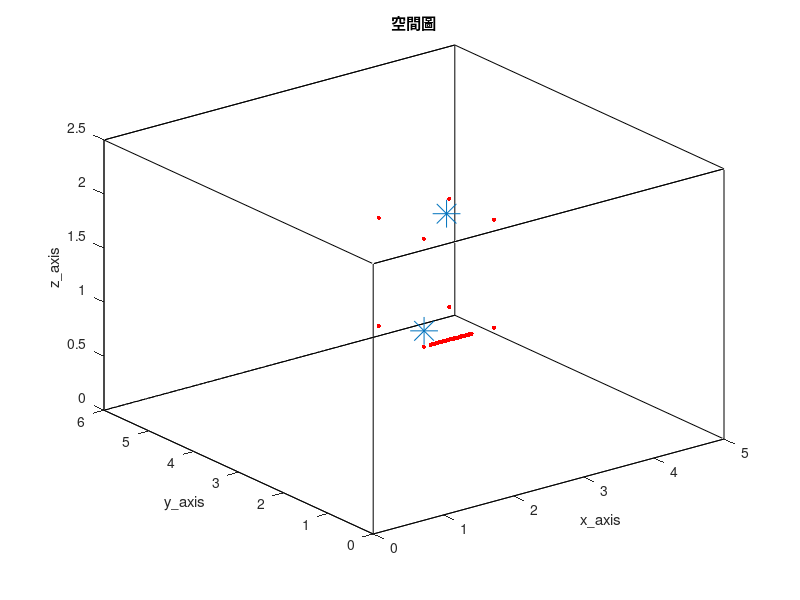

Write the MATLAB code that produced this figure. (Note: this script raises an error after producing the figure.)
clc; clear;
close all;

% 加入資料夾 %
addpath('wpe_v1.33')

tic

%% RIR parameter %%
SorNum = 2;                                              % source number
MicNum_TDOA = 8;                                         % TDOA麥克風數量
MicNum = 38;                                             % number of microphone
c = 343;                                                 % Sound velocity (m/s)
fs = 16000;                                              % Sample frequency (samples/s)

% distributed 8 mic %
mic_x = [ 200 ; 300 ; 300 ; 200 ; 200 ; 300 ; 300 ; 200 ]./100;
mic_y = [ 200 ; 200 ; 300 ; 300 ; 200 ; 200 ; 300 ; 300 ]./100;
mic_z = [ 100 ; 100 ; 100 ; 100 ; 200 ; 200 ; 200 ; 200 ]./100;
MicPos = [mic_x, mic_y, mic_z,];

% ULA 30 mics %
MicStart = [210, 200, 100]/100;
spacing = 0.02;
for i = MicNum_TDOA+1:MicNum
    MicPos(i, :) = [MicStart(1, 1)+(i-(MicNum_TDOA+1))*spacing, MicStart(1, 2), MicStart(1, 3)];
end

SorPos = [210, 215, 110; 290, 290, 190]/100;                            % source position (m)
room_dim = [500, 600, 250]/100;                          % Room dimensions [x y z] (m)
%%%%%%%%%%%%%%%%%%%%%%%%%%%%%%%%%%%%%%%%%%%%%%%%%%%%%%%%%%%%%%%%%%%%%%%%%%%%%%%%%%%%%%%%%%%%%%%%%%%%%%%%%%%%%%%%%%%
reverberation_time = 0.2;                                % Reverberation time (s)
points_rir = 2048;                                       % Number of rir points (需比 reverberation time 還長)
look_mic = 10;
%%%%%%%%%%%%%%%%%%%%%%%%%%%%%%%%%%%%%%%%%%%%%%%%%%%%%%%%%%%%%%%%%%%%%%%%%%%%%%%%%%%%%%%%%%%%%%%%%%%%%%%%%%%%%%%%%%%
mtype = 'omnidirectional';                               % Type of microphone
order = -1;                                              % -1 equals maximum reflection order!
dim = 3;                                                 % Room dimension
orientation = 0;                                         % Microphone orientation (rad)
hp_filter = 1;                                           % Disable high-pass filter

% 畫空間圖 %
figure(1);
plot3( [0 room_dim(1, 1) room_dim(1, 1) 0 0 0 room_dim(1, 1) room_dim(1, 1) 0 0 room_dim(1, 1) room_dim(1, 1) 0 0 room_dim(1, 1) room_dim(1, 1)], ...
       [0 0 room_dim(1, 2) room_dim(1, 2) 0 0 0 room_dim(1, 2) room_dim(1, 2) room_dim(1, 2) room_dim(1, 2) room_dim(1, 2) room_dim(1, 2) 0 0 0], ...
       [0 0 0 0 0 room_dim(1, 3) room_dim(1, 3) room_dim(1, 3) room_dim(1, 3) 0 0 room_dim(1, 3) room_dim(1, 3) room_dim(1, 3) room_dim(1, 3) 0] , 'k')
hold on
plot3(MicPos(:, 1), MicPos(:, 2), MicPos(:, 3), 'r.', 'MarkerSize', 10)
hold on
plot3(SorPos(:, 1), SorPos(:, 2), SorPos(:, 3), '*', 'MarkerSize', 20)
hold off
xlabel('x\_axis')
ylabel('y\_axis')
zlabel('z\_axis')
title('空間圖')
shg

%% generate ground-truth RIR (h) %%
% 產生 RIR 和存.mat 檔 %
h = zeros(MicNum, SorNum, points_rir);
h(:, 1, :) = rir_generator(c, fs, MicPos, SorPos(1, :), room_dim, reverberation_time, points_rir, mtype, order, dim, orientation, hp_filter);
h(:, 2, :) = rir_generator(c, fs, MicPos, SorPos(2, :), room_dim, reverberation_time, points_rir, mtype, order, dim, orientation, hp_filter);
rir_filename_str = ['h_TIKR\h_', string(reverberation_time), 'x', string(MicNum), 'x', string(SorNum), 'x', string(points_rir), '.mat'];
rir_filemane = join(rir_filename_str, '');
save(rir_filemane, 'h')

% load RIR 的 .mat 檔 %
rir_filename_str = ['h_TIKR\h_', string(reverberation_time), 'x', string(MicNum), 'x', string(SorNum), 'x', string(points_rir), '.mat'];
rir_filemane = join(rir_filename_str, '');
load(rir_filemane)

% 畫 ground-truth RIR time plot %
figure(2)
subplot(2, 1, 1);
plot(squeeze(h(look_mic, 1, :)).', 'r');
title('source RIR')
xlabel('points')
ylabel('amplitude')

subplot(2, 1, 2);
plot(squeeze(h(look_mic, 2, :)).', 'r');
title('interferer RIR')
xlabel('points')
ylabel('amplitude')
shg

%% window parameter %%
NFFT = 1024;
hopsize = 256;

% windows %
win = hamming(NFFT);
osfac = round(NFFT/hopsize);

frequency = NFFT/2 + 1;
L = length(hopsize:hopsize:points_rir+2*NFFT-2);    % (len(win) + len(win) - 1) + points_rir - 1
L_vector = 1:1:L;
freqs_vector = linspace(0, fs/2, frequency);

%% 讀音檔 (source) %%
Second = 23;
SorLen =  Second*fs;

% load speech source %
source_transpose = zeros(SorLen, SorNum);
[source_transpose(:, 1), ~] = audioread('245.wav', [1, SorLen]);
[source_transpose(:, 2), ~] = audioread('313.wav', [1, SorLen]);% speech source
source = source_transpose.';

%% compute source signal for frequency (S) %%
% source 轉頻域 %
source_transpose = source.';
[S, ~, ~] = stft(source_transpose, fs, Window=win, OverlapLength=NFFT-hopsize, FFTLength=NFFT, FrequencyRange='onesided');

NumOfFrame = size(S, 2);
NumOfFrame_vector = 1:1:NumOfFrame;

%% 產生麥克風訊號，先在時域上 convolution 再做 stft %%
% convolution source and RIR %
hs_source = zeros(MicNum, points_rir+SorLen-1);
hs_interferer = zeros(MicNum, points_rir+SorLen-1);
for i = 1 : MicNum
    hs_source(i, :) = conv(squeeze(h(i, 1, :)).', source(1, :));
    hs_interferer(i, :) = conv(squeeze(h(i, 2, :)).', source(2, :));
end

hs_noisy = hs_source + hs_interferer;

% 從 hs 擷取需要的麥克風信號 y %
extra_delay = (ceil(NFFT/hopsize) - 1)*hopsize;    % put delay for equilization between time convolution and CTF

y_source_delay = zeros(MicNum, SorLen);
y_source_delay(:, extra_delay+1:end) = hs_source(:, 1:SorLen-extra_delay);
y_source_nodelay = hs_source(:, 1:SorLen);

y_interferer_delay = zeros(MicNum, SorLen);
y_interferer_delay(:, extra_delay+1:end) = hs_interferer(:, 1:SorLen-extra_delay);
y_interferer_nodelay = hs_interferer(:, 1:SorLen);

y_noisy = hs_noisy(:, 1:SorLen);

% 各種 y 轉頻域 %
[Y_source_delay, ~, ~] = stft(y_source_delay.', fs, Window=win, OverlapLength=NFFT-hopsize, FFTLength=NFFT, FrequencyRange='onesided');
[Y_interferer_delay, ~, ~] = stft(y_interferer_delay.', fs, Window=win, OverlapLength=NFFT-hopsize, FFTLength=NFFT, FrequencyRange='onesided');


%% WPE %%
% do wpe %
y_source_wpe = wpe(y_source_nodelay.', 'wpe_parameter.m');
y_source_wpe = y_source_wpe.';

y_interferer_wpe = wpe(y_interferer_nodelay.', 'wpe_parameter.m');
y_interferer_wpe = y_interferer_wpe.';

% 存 wpe mat %
y_wpe_filename_str = ['y_TIKR\y_source_wpe-', string(reverberation_time), '.mat'];
y_wpe_filename = join(y_wpe_filename_str, '');
save(y_wpe_filename, 'y_source_wpe')

y_wpe_filename_str = ['y_TIKR\y_interferer_wpe-', string(reverberation_time), '.mat'];
y_wpe_filename = join(y_wpe_filename_str, '');
save(y_wpe_filename, 'y_interferer_wpe')

% load y_wpe %
y_wpe_filename_str = ['y_TIKR\y_source_wpe-', string(reverberation_time), '.mat'];
y_wpe_filename = join(y_wpe_filename_str, '');
load(y_wpe_filename);

y_wpe_filename_str = ['y_TIKR\y_interferer_wpe-', string(reverberation_time), '.mat'];
y_wpe_filename = join(y_wpe_filename_str, '');
load(y_wpe_filename);

%% DAS beamformer %%
% 算 mic 與 source 之距離 %
distance = zeros(MicNum, SorNum);
for i = 1 : MicNum
    distance(i, 1) =  sqrt(sum((SorPos(1, :) - MicPos(i, :)).^2));
    distance(i, 2) =  sqrt(sum((SorPos(2, :) - MicPos(i, :)).^2));
end

% 算 freefield ATF %
a = zeros(MicNum, SorNum, frequency);
for n = 1:frequency
    omega = 2*pi*freqs_vector(n);
    a(:, 1, n) = exp(-1j*omega/c*distance(:, 1))./distance(:, 1);
    a(:, 2, n) = exp(-1j*omega/c*distance(:, 2))./distance(:, 2);
end

% 算 DAS weight %
w = a/MicNum;

% 算 Y_DAS %
[Y_source_wpe, ~, ~] = stft(y_source_wpe.', fs, Window=win, OverlapLength=NFFT-hopsize, FFTLength=NFFT, FrequencyRange='onesided');
[Y_interferer_wpe, ~, ~] = stft(y_interferer_wpe.', fs, Window=win, OverlapLength=NFFT-hopsize, FFTLength=NFFT, FrequencyRange='onesided');

S_source_DAS = zeros(frequency, NumOfFrame);
S_interferer_DAS = zeros(frequency, NumOfFrame);
for FrameNo= 1:NumOfFrame
    for n = 1: frequency
         S_source_DAS(n, FrameNo) = w(:, 1, n)'*squeeze(Y_source_wpe(n, FrameNo, :));
         S_interferer_DAS(n, FrameNo) = w(:, 2, n)'*squeeze(Y_interferer_wpe(n, FrameNo, :));
    end  

end

%% predict CTF with Kalman filter (A) %%
start_ini_frame = L;
ini_frame = NumOfFrame;

% Kalman filter %
A_source = zeros(MicNum, L, frequency);
A_interferer = zeros(MicNum, L, frequency);

parfor i = 1:MicNum
    for n =1:frequency
        weight_source = zeros(L, 1);
        weight_interferer = zeros(L, 1);
        P_source = 0.5*eye(L);    % error covariance matrix %
        P_interferer = 0.5*eye(L);    % error covariance matrix %
        K_source = zeros(L, 1);    % Kalman gain %
        K_interferer = zeros(L, 1);    % Kalman gain %
        R_source = 10^(-3);    % measurement noise covariance matrix %
        R_interferer = 10^(-3);    % measurement noise covariance matrix %
        for FrameNo = start_ini_frame:ini_frame
            % no time update only have measurement update %
            K_source = P_source*flip(S_source_DAS(n, FrameNo-L+1:FrameNo).')*inv(conj(flip(S_source_DAS(n, FrameNo-L+1:FrameNo)))*P_source*flip(S_source_DAS(n, FrameNo-L+1:FrameNo).') + R_source);
            K_interferer = P_interferer*flip(S_interferer_DAS(n, FrameNo-L+1:FrameNo).')*inv(conj(flip(S_interferer_DAS(n, FrameNo-L+1:FrameNo)))*P_interferer*flip(S_interferer_DAS(n, FrameNo-L+1:FrameNo).') + R_interferer);
            weight_source = weight_source + K_source*(conj(Y_source_delay(n, FrameNo, i)) - conj(flip(S_source_DAS(n, FrameNo-L+1:FrameNo)))*weight_source);
            weight_interferer = weight_interferer + K_interferer*(conj(Y_interferer_delay(n, FrameNo, i)) - conj(flip(S_interferer_DAS(n, FrameNo-L+1:FrameNo)))*weight_interferer);
            P_source = P_source - K_source*conj(flip(S_source_DAS(n, FrameNo-L+1:FrameNo)))*P_source;
            P_interferer = P_interferer - K_interferer*conj(flip(S_interferer_DAS(n, FrameNo-L+1:FrameNo)))*P_interferer;
        end
    
        A_source(i, :, n) = weight_source';
        A_interferer(i, :, n) = weight_interferer';
    end

end

%% A 轉回時域且算 NRMSPM (A_tdomain NRMSPM) %%
A_source_forrecon = zeros(frequency, L, MicNum);
A_interferer_forrecon = zeros(frequency, L, MicNum);

for i = 1 : MicNum
    A_source_forrecon(:, :, i) = squeeze(A_source(i, :, :)).';
    A_interferer_forrecon(:, :, i) = squeeze(A_interferer(i, :, :)).';
end

A_source_tdomain = reconstruct_RIR_normalwindow(points_rir, NFFT, hopsize, L, win, fs, frequency, MicNum, A_source_forrecon);
A_interferer_tdomain = reconstruct_RIR_normalwindow(points_rir, NFFT, hopsize, L, win, fs, frequency, MicNum, A_interferer_forrecon);
A_source_tdomain = A_source_tdomain(:, hopsize*(osfac-1)+1:end);
A_interferer_tdomain = A_interferer_tdomain(:, hopsize*(osfac-1)+1:end);
ratio_A_source_tdomain = zeros(MicNum, 1);
ratio_A_interferer_tdomain = zeros(MicNum, 1);
for i = 1:MicNum
    ratio_A_source_tdomain(i, :) = max(abs(h(i, 1, :)))/max(abs(A_source_tdomain(i, :)));
    ratio_A_interferer_tdomain(i, :) = max(abs(h(i, 2, :)))/max(abs(A_interferer_tdomain(i, :)));
end

A_source_tdomain = A_source_tdomain.*ratio_A_source_tdomain;
A_interferer_tdomain = A_interferer_tdomain.*ratio_A_interferer_tdomain;

% 畫 A_tdomain time plot
figure(3)
subplot(2, 1, 1);
plot(squeeze(h(look_mic, 1, :)).', 'r');
hold on
plot(A_source_tdomain(look_mic, :), 'b');
hold off
title('estimated source RIR')
legend('ground-truth RIR', 'estimated RIR')
xlabel('points')
ylabel('amplitude')
shg

subplot(2, 1, 2);
plot(squeeze(h(look_mic, 2, :)).', 'r');
hold on
plot(A_interferer_tdomain(look_mic, :), 'b');
hold off
title('estimated interferer RIR')
legend('ground-truth RIR', 'estimated RIR')
xlabel('points')
ylabel('amplitude')
shg

%  算 NRMSPM %
h_NRMSPM = reshape(squeeze(h(:, 1, :)).', [MicNum*points_rir 1]);
aa_NRMSPM = reshape(A_source_tdomain.', [MicNum*points_rir 1]);
NRMSPM_source = 20*log10(norm(h_NRMSPM-h_NRMSPM.'*aa_NRMSPM/(aa_NRMSPM.'*aa_NRMSPM)*aa_NRMSPM)/norm(h_NRMSPM));

h_NRMSPM = reshape(squeeze(h(:, 2, :)).', [MicNum*points_rir 1]);
aa_NRMSPM = reshape(A_interferer_tdomain.', [MicNum*points_rir 1]);
NRMSPM_interferer = 20*log10(norm(h_NRMSPM-h_NRMSPM.'*aa_NRMSPM/(aa_NRMSPM.'*aa_NRMSPM)*aa_NRMSPM)/norm(h_NRMSPM));

%%  source seperation with TIKR (source_TIKR) %%
% A_tdomain 轉頻域 %
frequency_ATF = points_rir/2 + 1;
ATF = zeros(MicNum, SorNum, frequency_ATF);
ATF_temp = fft(A_source_tdomain, points_rir, 2);
ATF(:, 1, :) = ATF_temp(:, 1:frequency_ATF);
ATF_temp = fft(A_interferer_tdomain, points_rir, 2);
ATF(:, 2, :) = ATF_temp(:, 1:frequency_ATF);

% noisy 麥克風訊號轉 stft %
[Y_noisy, ~, ~] = stft(y_noisy.', fs, Window=hamming(points_rir), OverlapLength=points_rir-points_rir/4, FFTLength=points_rir, FrequencyRange='onesided');
NumOfFrame_ATF =  size(Y_noisy, 2);

% do TIKR %
beta = 1e-5;
S_TIKR = zeros(frequency_ATF, NumOfFrame_ATF, SorNum);
for n = 1:frequency_ATF
    for FrameNo = 1:NumOfFrame_ATF
        S_TIKR(n, FrameNo, :) = inv(ATF(:, :, n)'*ATF(:, :, n) + beta*eye(SorNum))*ATF(:, :, n)'*squeeze(Y_noisy(n, FrameNo, :));
    end
end

source_TIKR_transpose = istft(S_TIKR, fs, Window=hamming(points_rir), OverlapLength=points_rir-points_rir/4, FFTLength=points_rir, ConjugateSymmetric=true, FrequencyRange='onesided');
source_TIKR = source_TIKR_transpose.';


%%  speech enhancement with MPDR (source_MPDR) %%
MPDR_mode = 'ATF';    % 'ATF' 'RTF' 'freefield_ATF'
if strcmp(MPDR_mode, 'ATF')
    % generate estimated ATF %
    frequency_ATF = points_rir/2 + 1;
    ATF = fft(A_source_tdomain, points_rir, 2);
    ATF = ATF(:, 1:frequency_ATF);

elseif strcmp(MPDR_mode, 'RTF')
    % generate estimated RTF %
    frequency_ATF = points_rir/2 + 1;
    ATF = fft(A_source_tdomain, points_rir, 2);
    ATF = ATF(:, 1:frequency_ATF);
    ATF = ATF./ATF(1, :);

elseif strcmp(MPDR_mode, 'freefield_ATF')
    % generate freefield ATF %
    ATF = zeros(MicNum, frequency_ATF);
    frequency_ATF_vector = linspace(0, fs/2, frequency_ATF);
    for n = 1:frequency_ATF
        omega = 2*pi*frequency_ATF_vector(n);
        ATF(:, n) = exp(-1j*omega/c*distance(:, 1))./distance(:, 1);
    end

end

% compute Ryy %
Ryy = zeros(MicNum, MicNum, frequency_ATF);
for n = 1:frequency_ATF
    for FrameNo = 1:NumOfFrame_ATF
        Ryy(:, :, n) = Ryy(:, :, n) + squeeze(Y_noisy(n, FrameNo, :))*squeeze(Y_noisy(n, FrameNo, :))';
    end
    
end

Ryy = Ryy/NumOfFrame_ATF;

% compute MPDR weight %
dia_load_beamformer = 10^(-2);
w_MPDR = zeros(MicNum, frequency);
for n = 1:frequency_ATF
    w_MPDR(:, n) = inv(Ryy(:, :, n)+dia_load_beamformer*eye(MicNum))*ATF(:, n)/(ATF(:, n)'*inv(Ryy(:, :, n)+dia_load_beamformer*eye(MicNum))*ATF(:, n));
end

% do MPDR %
S_MPDR = zeros(frequency_ATF, NumOfFrame_ATF);
for n = 1:frequency_ATF
    for FrameNo = 1:NumOfFrame_ATF
        S_MPDR(n, FrameNo) = w_MPDR(:, n)'*squeeze(Y_noisy(n, FrameNo, :));
    end
    
end

% ifft get source_MPDR %
source_MPDR_transpose = istft(S_MPDR, fs, Window=hamming(points_rir), OverlapLength=points_rir-points_rir/4, FFTLength=points_rir, ConjugateSymmetric=true, FrequencyRange='onesided');
source_MPDR = source_MPDR_transpose.';

%% save .wav 檔 %%
point_start_save = 18*fs;

audiowrite('wav_TIKR\source_ground-truth.wav', source(1, point_start_save:end), fs)
audiowrite('wav_TIKR\interferer_ground-truth.wav', source(2, point_start_save:end), fs)

ratio_y_noisy = 0.8 / max(abs(y_noisy(look_mic, point_start_save:end))) ;
y_filemane_str = ['wav_TIKR\y_noisy_', string(reverberation_time), '.wav'];
y_filemane = join(y_filemane_str, '');
audiowrite(y_filemane, y_noisy(look_mic, point_start_save:end)*ratio_y_noisy, fs)

source_TIKR_filemane_str = ['wav_TIKR\source_TIKR_', string(reverberation_time), '.wav'];
source_TIKR_filemane = join(source_TIKR_filemane_str, '');
audiowrite(source_TIKR_filemane, source_TIKR(1, point_start_save:end), fs)

source_interferer_filemane_str = ['wav_TIKR\interferer_TIKR_', string(reverberation_time), '.wav'];
source_interferer_filemane = join(source_interferer_filemane_str, '');
audiowrite(source_interferer_filemane, source_TIKR(2, point_start_save:end), fs)

source_MPDR_filemane_str = ['wav_TIKR\source_MPDR_', string(MPDR_mode), '_', string(reverberation_time), '.wav'];
source_MPDR_filemane = join(source_MPDR_filemane_str, '');
audiowrite(source_MPDR_filemane, source_MPDR(1, point_start_save:end)*20, fs)

fprintf('done\n')

toc
